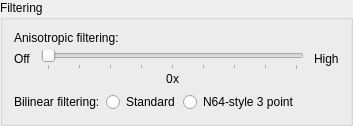
            <widget class="QGroupBox" name="videoFilteringGroupBox">
             <property name="title">
              <string>Filtering</string>
             </property>
             <layout class="QVBoxLayout" name="verticalLayout_9">
              <item>
               <widget class="QFrame" name="anisotropicFrame">
                <layout class="QVBoxLayout" name="verticalLayout_55">
                 <property name="spacing">
                  <number>5</number>
                 </property>
                 <property name="leftMargin">
                  <number>0</number>
                 </property>
                 <property name="topMargin">
                  <number>0</number>
                 </property>
                 <property name="rightMargin">
                  <number>0</number>
                 </property>
                 <property name="bottomMargin">
                  <number>0</number>
                 </property>
                 <item>
                  <widget class="QLabel" name="anisotropicLabel">
                   <property name="text">
                    <string>Anisotropic filtering:</string>
                   </property>
                  </widget>
                 </item>
                 <item>
                  <layout class="QHBoxLayout" name="horizontalLayout_10">
                   <property name="spacing">
                    <number>10</number>
                   </property>
                   <item>
                    <layout class="QHBoxLayout" name="horizontalLayout_33">
                     <property name="topMargin">
                      <number>2</number>
                     </property>
                     <item alignment="Qt::AlignTop">
                      <widget class="QLabel" name="anisotropicOffLabel">
                       <property name="text">
                        <string>Off</string>
                       </property>
                      </widget>
                     </item>
                    </layout>
                   </item>
                   <item>
                    <layout class="QVBoxLayout" name="verticalLayout_46">
                     <property name="spacing">
                      <number>2</number>
                     </property>
                     <item>
                      <widget class="QSlider" name="anisotropicSlider">
                       <property name="maximum">
                        <number>16</number>
                       </property>
                       <property name="singleStep">
                        <number>2</number>
                       </property>
                       <property name="pageStep">
                        <number>2</number>
                       </property>
                       <property name="orientation">
                        <enum>Qt::Horizontal</enum>
                       </property>
                       <property name="invertedAppearance">
                        <bool>false</bool>
                       </property>
                       <property name="invertedControls">
                        <bool>false</bool>
                       </property>
                       <property name="tickPosition">
                        <enum>QSlider::TicksBelow</enum>
                       </property>
                       <property name="tickInterval">
                        <number>2</number>
                       </property>
                      </widget>
                     </item>
                     <item>
                      <layout class="QHBoxLayout" name="horizontalLayout_4">
                       <property name="spacing">
                        <number>0</number>
                       </property>
                       <item>
                        <spacer name="horizontalSpacer_3">
                         <property name="orientation">
                          <enum>Qt::Horizontal</enum>
                         </property>
                         <property name="sizeType">
                          <enum>QSizePolicy::MinimumExpanding</enum>
                         </property>
                         <property name="sizeHint" stdset="0">
                          <size>
                           <width>0</width>
                           <height>0</height>
                          </size>
                         </property>
                        </spacer>
                       </item>
                       <item>
                        <widget class="QLabel" name="anisotropicLabelVal">
                         <property name="sizePolicy">
                          <sizepolicy hsizetype="Fixed" vsizetype="Preferred">
                           <horstretch>0</horstretch>
                           <verstretch>0</verstretch>
                          </sizepolicy>
                         </property>
                         <property name="text">
                          <string notr="true">0</string>
                         </property>
                        </widget>
                       </item>
                       <item>
                        <widget class="QLabel" name="anisotropicXLabel">
                         <property name="sizePolicy">
                          <sizepolicy hsizetype="Fixed" vsizetype="Preferred">
                           <horstretch>0</horstretch>
                           <verstretch>0</verstretch>
                          </sizepolicy>
                         </property>
                         <property name="text">
                          <string notr="true">x</string>
                         </property>
                        </widget>
                       </item>
                       <item>
                        <spacer name="horizontalSpacer_6">
                         <property name="orientation">
                          <enum>Qt::Horizontal</enum>
                         </property>
                         <property name="sizeType">
                          <enum>QSizePolicy::MinimumExpanding</enum>
                         </property>
                         <property name="sizeHint" stdset="0">
                          <size>
                           <width>0</width>
                           <height>0</height>
                          </size>
                         </property>
                        </spacer>
                       </item>
                      </layout>
                     </item>
                    </layout>
                   </item>
                   <item>
                    <layout class="QHBoxLayout" name="horizontalLayout_34">
                     <property name="topMargin">
                      <number>2</number>
                     </property>
                     <item alignment="Qt::AlignTop">
                      <widget class="QLabel" name="anisotropicHighLabel">
                       <property name="text">
                        <string extracomment="The highest of a set of numbers">High</string>
                       </property>
                      </widget>
                     </item>
                    </layout>
                   </item>
                  </layout>
                 </item>
                </layout>
               </widget>
              </item>
              <item>
               <widget class="QFrame" name="blnrFrame">
                <property name="toolTip">
                 <string>&lt;html&gt;&lt;head/&gt;&lt;body&gt;&lt;p&gt;&lt;span style=&quot; font-weight:600;&quot;&gt;Bilinear filtering&lt;/span&gt;: Textures will use standard PC-style bilinear filtering.&lt;/p&gt;&lt;p&gt;&lt;span style=&quot; font-weight:600;&quot;&gt;N64-style 3 point&lt;/span&gt;: Textures will be filtered more like the N64. The result is less smooth but more accurate.&lt;/p&gt;&lt;/body&gt;&lt;/html&gt;</string>
                </property>
                <layout class="QHBoxLayout" name="horizontalLayout_13">
                 <property name="spacing">
                  <number>3</number>
                 </property>
                 <property name="leftMargin">
                  <number>0</number>
                 </property>
                 <property name="topMargin">
                  <number>0</number>
                 </property>
                 <property name="rightMargin">
                  <number>0</number>
                 </property>
                 <property name="bottomMargin">
                  <number>0</number>
                 </property>
                 <item>
                  <layout class="QVBoxLayout" name="verticalLayout_21">
                   <property name="rightMargin">
                    <number>3</number>
                   </property>
                   <property name="bottomMargin">
                    <number>1</number>
                   </property>
                   <item>
                    <widget class="QLabel" name="textureBlnr3PointLabel">
                     <property name="text">
                      <string>Bilinear filtering:</string>
                     </property>
                    </widget>
                   </item>
                  </layout>
                 </item>
                 <item>
                  <widget class="QRadioButton" name="blnrStandardRadioButton">
                   <property name="text">
                    <string>Standard</string>
                   </property>
                  </widget>
                 </item>
                 <item>
                  <widget class="QRadioButton" name="blnr3PointRadioButton">
                   <property name="text">
                    <string extracomment="3 point bilinear filtering as used by the Nintendo 64.">N64-style 3 point</string>
                   </property>
                  </widget>
                 </item>
                 <item>
                  <spacer name="horizontalSpacer_9">
                   <property name="orientation">
                    <enum>Qt::Horizontal</enum>
                   </property>
                   <property name="sizeHint" stdset="0">
                    <size>
                     <width>40</width>
                     <height>20</height>
                    </size>
                   </property>
                  </spacer>
                 </item>
                </layout>
               </widget>
              </item>
             </layout>
            </widget>
